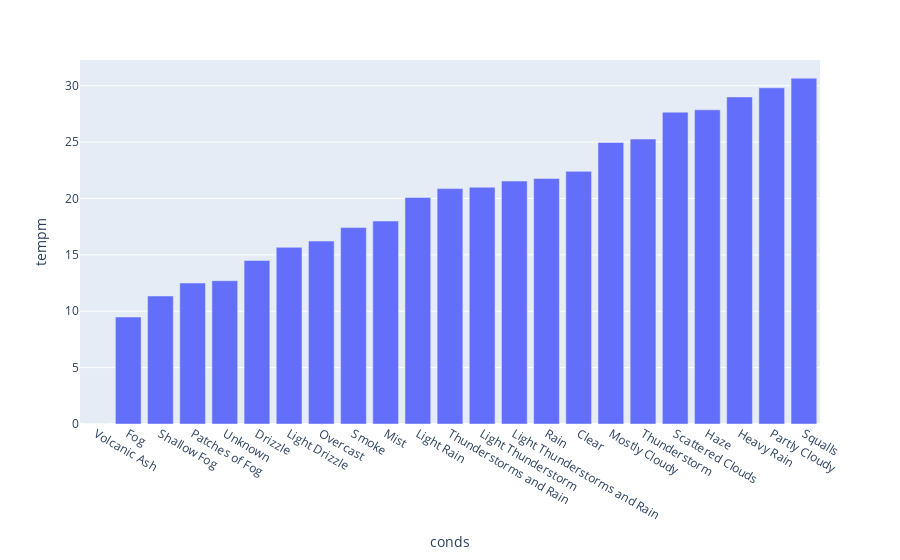

Notebook code for this chart:
### Markdown cell above
<h2> Mean Temperature By Weather Condition </h2>

### Code cell
fig = px.bar(temperature_by_condition.sort_values(by='tempm', ascending=True), x = "conds", y= "tempm")
fig.show()

### Figure 1 — Plotly figure (JSON) as saved in the notebook; plotly's stock layout.template omitted (floating-point values rounded to 4 significant figures)
{"data": [{"alignmentgroup": "True", "hoverlabel": {"namelength": 0}, "hovertemplate": "conds=%{x}<br>tempm=%{y}", "legendgroup": "", "marker": {"color": "#636efa"}, "name": "", "offsetgroup": "", "orientation": "v", "showlegend": false, "textposition": "auto", "type": "bar", "x": ["Volcanic Ash", "Fog", "Shallow Fog", "Patches of Fog", "Unknown", "Drizzle", "Light Drizzle", "Overcast", "Smoke", "Mist", "Light Rain", "Thunderstorms and Rain", "Light Thunderstorm", "Light Thunderstorms and Rain", "Rain", "Clear", "Mostly Cloudy", "Thunderstorm", "Scattered Clouds", "Haze", "Heavy Rain", "Partly Cloudy", "Squalls"], "xaxis": "x", "y": [0, 9.487, 11.35, 12.5, 12.71, 14.5, 15.67, 16.22, 17.42, 18, 20.09, 20.88, 21, 21.55, 21.77, 22.4, 24.97, 25.27, 27.65, 27.86, 29, 29.81, 30.67], "yaxis": "y"}], "layout": {"barmode": "relative", "legend": {"tracegroupgap": 0}, "margin": {"t": 60}, "xaxis": {"anchor": "y", "domain": [0, 1], "title": {"text": "conds"}}, "yaxis": {"anchor": "x", "domain": [0, 1], "title": {"text": "tempm"}}}}
